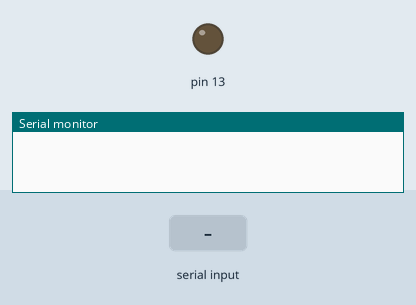
Bench run of a sketch on a simulated Arduino Uno, built with avr-gcc and run on an emulated ATmega328P. Parts: output pins drawn as LEDs (lit = HIGH), the last lines printed to the serial monitor. Inputs (shaded band) come from the test bench.

Above: at 1.2 s.
1.3 s: "a" received over Serial
At 2.2 s:
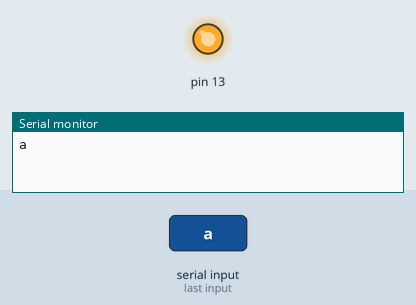
2.8 s: "b" received over Serial
At 4.0 s:
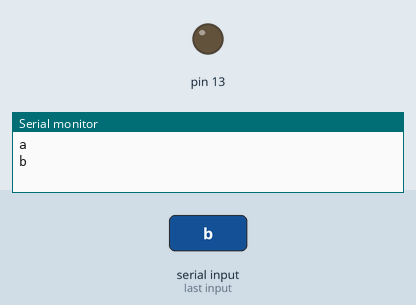
Timing chart, 0 to 5.8 s (numbered marks = the images above; inputs shaded):
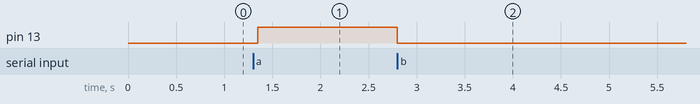

The sketch:

bluetooth_on_off_LED.ino
```cpp
void setup() {
  // put your setup code here, to run once:
  Serial.begin(9600);
  pinMode(13, OUTPUT);
}

void loop() {
  // put your main code here, to run repeatedly:
  if(Serial.available()>0){
    char data = Serial.read();
    switch(data){
      case 'a': digitalWrite(13, HIGH);
                break;
      case 'b': digitalWrite(13, LOW);
                break;
      default: break;
    }
    Serial.println(data);
  }
  delay(50);
}
```

Measured:
- after the input at 1.3 s, pin 13: LOW → HIGH after 0.05 s
- after the input at 2.8 s, pin 13: HIGH → LOW at once
